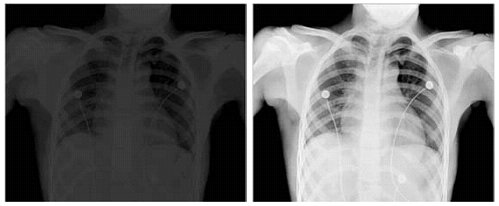
%> input picture homework_1/images/chestxray_gray.jpg, 499 x 206 px
$ octave exercices.m   (GNU Octave 9; MATLAB toolbox functions it lacks are replaced by stand-ins)
%> lines starting %> are read from the running program, lines starting %| are printed output that depends on the picture
# T1
a = [16, 3, 2, 13;
 5, 10, 11, 8;
 9, 6, 7, 12;
 4, 15, 14, 1;]

b = [ 16 3 2 4
20 30 4 4
5 6 7 8]

c = [ 20,30 40;
50,40,10
80 20 15]

d = [ 1,2,3,4;5 6 7 8
9 9 9 9
8,8,8,8;
4 5,9 4]

# T2
whos;
AI = uint8(a); BI = uint16(b); CI = uint32(c); DS = single(d);

# T3
a(2,3)
a(:,3)
a(1:2,1:3)
ab = a
ab(:,4) = 0
a(end,end)
a(end,end-2)
a(2:end,end:-2:1)
a(:)
a(:)'

# T4
# get elements of line 1 and 3, at colunm 2 and 3, that is, elements into colunm
# 2 and 3 that be on line 1 and 3 of matrix a
A6 = a([1 3], [2 3]);
AL = logical([1 0 0 0; 0 1 0 0; 0 0 1 0; 0 0 0 1]);
a(AL);
a(3,3) == a(11);
# sum all elements
S2 = sum(sum(a));

# T5
I = mat2gray(a);
IA = I
IB = mat2gray(b, [2,30]);
IC = mat2gray(c, [10,40]);
ID = mat2gray(d, [0,10]);

# T6
E = [1 2 3 4 5 6 7 8 9 10 11 12 13 14 15 16 17 18 19 20 21 22 23 24 25
1 2 3 4 5 6 7 8 9 10 11 12 13 14 15 16 17 18 19 20 21 22 23 24 25
1 2 3 4 5 6 7 8 9 10 11 12 13 14 15 16 17 18 19 20 21 22 23 24 25
1 2 3 4 5 6 7 8 9 10 11 12 13 14 15 16 17 18 19 20 21 22 23 24 25
1 2 3 4 5 6 7 8 9 10 11 12 13 14 15 16 17 18 19 20 21 22 23 24 25
1 2 3 4 5 6 7 8 9 10 11 12 13 14 15 16 17 18 19 20 21 22 23 24 25
1 2 3 4 5 6 7 8 9 10 11 12 13 14 15 16 17 18 19 20 21 22 23 24 25
1 2 3 4 5 6 7 8 9 10 11 12 13 14 15 16 17 18 19 20 21 22 23 24 25
1 2 3 4 5 6 7 8 9 10 11 12 13 14 15 16 17 18 19 20 21 22 23 24 25
1 2 3 4 5 6 7 8 9 10 11 12 13 14 15 16 17 18 19 20 21 22 23 24 25
1 2 3 4 5 6 7 8 9 10 11 12 13 14 15 16 17 18 19 20 21 22 23 24 25
1 2 3 4 5 6 7 8 9 10 11 12 13 14 15 16 17 18 19 20 21 22 23 24 25
1 2 3 4 5 6 7 8 9 10 11 12 13 14 15 16 17 18 19 20 21 22 23 24 25
1 2 3 4 5 6 7 8 9 10 11 12 13 14 15 16 17 18 19 20 21 22 23 24 25
1 2 3 4 5 6 7 8 9 10 11 12 13 14 15 16 17 18 19 20 21 22 23 24 25
1 2 3 4 5 6 7 8 9 10 11 12 13 14 15 16 17 18 19 20 21 22 23 24 25];
IE = mat2gray(E);
imshow(IE);

# E1
figure(1);
imshow(IE,[0 0.1]);
figure(2);
imshow(IE,[0.3,0.7]);
figure(3);
imshow(IE,[]);

F = im2uint8(IE);
figure(4);
imshow(F);

# E2
[X,map] = gray2ind(IE,25);
imshow(X,map);

[X,map] = gray2ind(IE);
imshow(X,map);

[X,map] = gray2ind(IE,255);
imshow(X);

# T_8
BE = im2bw(IE);
imshow(BE)
whos IE, whos BE

# E3
F = [ -0.5 -0.5 -0.2 0.2 0.9 1.2 1.5 ;
-0.8 0.7 0.72 0.2 0.9 1.2 1.5;
-0.5 0.5 0.2 0.2 0.9 1.2 1.5;
-0.5 0.45 0.2 0.2 0.9 1.2 1.5;
-0.5 -0.5 0.42 0.2 0.49 1.2 1.5];
im2uint8(F);
mat2gray(F);
im2bw(F, 0.3);

# T_9
f = imread('images/chestxray_gray.jpg');
%> f is the input picture: size 206x499 uint8; min 0, max 255, mean 102
size(f)
%> ans = [206 499]
[M,N] = size(f);
%> M = 206; N = 499
whos f;
imshow(f);
g = imread('images/rose_gray.tif');
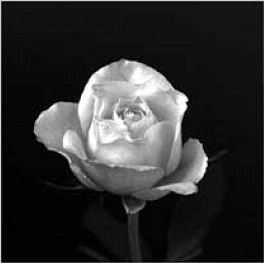
%> input picture homework_1/images/rose_gray.tif, 264 x 263 px
%> g is the input picture: size 263x264 uint8; min 0, max 255, mean 47.7
imshow(f), figure, imshow(g)
# At Octave we don't have pixval function, so a alternative is:
function btn_down (obj, evt)
  cp = get (gca, 'CurrentPoint');
  x = round (cp(1, 1));
  y = round (cp(1, 2));
  img = get (findobj (gca, "type", "image"), "cdata");
  img_v = NA;
  if (x > 0 && y > 0 && x <= columns (img) && y <= rows (img))
    img_v = squeeze (img(y, x, :));
  endif

  if (numel (img_v) == 3) # rgb image
    title(gca, sprintf ("(%i, %i) = %i, %i, %i", x, y, img_v(1), img_v(2), img_v(3)));
  elseif (numel (img_v) == 1) # gray image
    title(gca, sprintf ("(%i, %i) = %i", x, y, img_v));
  endif
endfunction
# set (gcf, 'WindowButtonDownFcn', @btn_down);

# E_4
h = imread('images/bubbles.jpg');
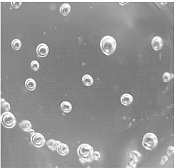
%> input picture homework_1/images/bubbles.jpg, 174 x 168 px
%> h is the input picture: size 168x174 uint8; min 86, max 255, mean 146
%> (the run ends here)
